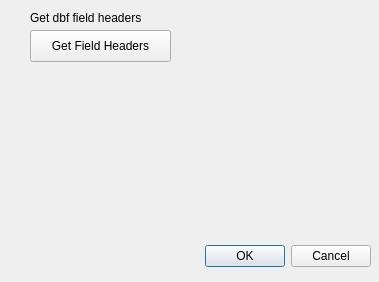
<?xml version="1.0" encoding="UTF-8"?>
<ui version="4.0">
 <class>AafcQgisSoilTool</class>
 <widget class="QDialog" name="AafcQgisSoilTool">
  <property name="geometry">
   <rect>
    <x>0</x>
    <y>0</y>
    <width>379</width>
    <height>282</height>
   </rect>
  </property>
  <property name="windowTitle">
   <string>AafcQgisSoilTool</string>
  </property>
  <widget class="QDialogButtonBox" name="buttonBox">
   <property name="geometry">
    <rect>
     <x>30</x>
     <y>240</y>
     <width>341</width>
     <height>32</height>
    </rect>
   </property>
   <property name="orientation">
    <enum>Qt::Horizontal</enum>
   </property>
   <property name="standardButtons">
    <set>QDialogButtonBox::Cancel|QDialogButtonBox::Ok</set>
   </property>
  </widget>
  <widget class="QPushButton" name="getDbfHeaders">
   <property name="geometry">
    <rect>
     <x>30</x>
     <y>30</y>
     <width>141</width>
     <height>32</height>
    </rect>
   </property>
   <property name="toolTip">
    <string>Open the cmp dbf on file system</string>
   </property>
   <property name="text">
    <string>Get Field Headers</string>
   </property>
   <property name="flat">
    <bool>false</bool>
   </property>
  </widget>
  <widget class="QLabel" name="label">
   <property name="geometry">
    <rect>
     <x>30</x>
     <y>10</y>
     <width>131</width>
     <height>16</height>
    </rect>
   </property>
   <property name="text">
    <string>Get dbf field headers</string>
   </property>
  </widget>
 </widget>
 <resources/>
 <connections>
  <connection>
   <sender>buttonBox</sender>
   <signal>accepted()</signal>
   <receiver>AafcQgisSoilTool</receiver>
   <slot>accept()</slot>
   <hints>
    <hint type="sourcelabel">
     <x>248</x>
     <y>254</y>
    </hint>
    <hint type="destinationlabel">
     <x>157</x>
     <y>274</y>
    </hint>
   </hints>
  </connection>
  <connection>
   <sender>buttonBox</sender>
   <signal>rejected()</signal>
   <receiver>AafcQgisSoilTool</receiver>
   <slot>reject()</slot>
   <hints>
    <hint type="sourcelabel">
     <x>316</x>
     <y>260</y>
    </hint>
    <hint type="destinationlabel">
     <x>286</x>
     <y>274</y>
    </hint>
   </hints>
  </connection>
  <connection>
   <sender>getDbfHeaders</sender>
   <signal>clicked()</signal>
   <receiver>AafcQgisSoilTool</receiver>
   <slot>accept()</slot>
   <hints>
    <hint type="sourcelabel">
     <x>86</x>
     <y>45</y>
    </hint>
    <hint type="destinationlabel">
     <x>199</x>
     <y>149</y>
    </hint>
   </hints>
  </connection>
 </connections>
</ui>
